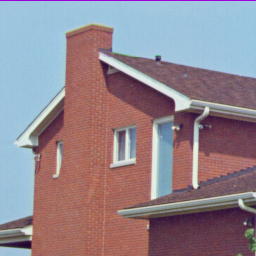
%> input picture house.png, 256 x 256 px
$ octave Demo1.m   (GNU Octave 9; MATLAB toolbox functions it lacks are replaced by stand-ins)
%> lines starting %> are read from the running program, lines starting %| are printed output that depends on the picture
### SVP.m
function SVP_recon = SVP(mask_image,mask,step,k,maxIter,tol)
%
% This code implements the SVP algorithm
%
% More information about SVP can be found in the paper:
%    Meka, Raghu and Jain, Prateek and Dhillon, Inderjit S,
%    "Guaranteed rank minimization via singular value projection",
%    arXiv preprint arXiv:0909.5457, 2009.
%
%
% Inputs:
%    mask_image:  sampled image
%    mask:  sampled set
%    step:  step size
%    k:     the maximum allowable rank
%    maxIter:  the maximum allowable iterations
%    tol:   tolerance of convergence criterion
%
% Outputs:
%    SVP_recon: recovered image, obtained by SVP
%
% Author: Hao Liang
% Last modified by: 21/09/13
%

% Initialization
PICKS = find(mask==1); [nx,ny] = size(mask_image);
X = zeros(nx,ny);

for iter = 1:maxIter

    % Update Y
    Y = X-step*(mask.*X-mask_image);
    Y(PICKS) = mask_image(PICKS);
    Y = abs(Y);

    % Singular value decomposition
    [U,S0,V] = svd(Y,'econ');
    S1 = diag(S0);
    S = S1(1:k,1);  %(1:rank_r,1)

    % Update X
    Xtemp = X; X = U(:,1:k)*diag(S)*(V(:,1:k))';
    X(PICKS) = mask_image(PICKS); X = abs(X);

    % Stopping criteria
    TOLL = norm(X-Xtemp,'fro')/max(norm(X,'fro'),1);
    if TOLL < tol
       break;
    end

end

SVP_recon = X;

end

### SVT.m
function SVT_recon = SVT(mask_image,mask,tao,step,maxIter,tol)
%
% This code implements the SVT algorithm
%
% More information about SVT can be found in the paper:
%    Cai, Jian-Feng and Cand豕s, Emmanuel J and Shen, Zuowei,
%    "A singular value thresholding algorithm for matrix completion",
%    SIAM Journal on optimization, 2010.
%
%
% Inputs:
%    mask_image:  sampled image
%    mask:  sampled set
%    tao:   threshold parameter
%    step:  step size
%    maxIter:  maximum allowable iterations
%    tol:   tolerance of convergence criterion
%
% Outputs:
%    SVT_recon:  recovered image, obtained by SVT
%
% Author: Hao Liang
% Last modified by: 21/09/13
%

% Initialization
X = mask_image;
Y = zeros(size(mask_image));

for i = 1:maxIter

    % Singular value decomposition to update X
    [U,S,V] = svd(Y,'econ');
    S = sign(S).*max(abs(S)-tao,0);
    XTemp = X; X = U*S*V';

    % Update Y
    Y = Y+step*mask.*(mask_image-X);
    Y = mask.*Y;

    % Stopping criteria
    TOLL = norm(mask.*(XTemp-X),'fro')/norm(mask.*X,'fro');
    if TOLL<tol
        break;
    end

end

SVT_recon = X;

end

### Demo1.m
% --------------------- A Demo for Matrix Completion  ---------------------
%
% A simple demo for matrix completion, including the following methods:
%
% -- SVP
% -- SVT
% -- Sp-lp
% -- Sp-lp-new
% -- TNNR
%
% Author: Hao Liang
% Last modified by: 22/03/11
%

%% Experiment setup
clc; clear; close all;

% Load figure
image = imread('house.png'); image = image(:,:,1); img = double(image);
%> further down, image is the input picture: size 256x256x3 uint8; mean R, G, B 146.6, 133, 142
%> after `image = image(:,:,1)`:
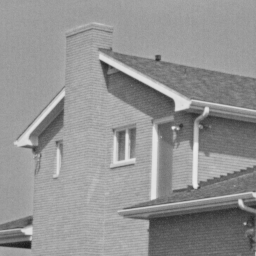
%> image: size 256x256 uint8; min 26, max 234, mean 146.6

% Normalization
xm = min(img(:)); Io = img - xm; img = Io/max(Io(:));
%> after `xm = min(img(:))`: xm = 26
%> after `Io = img - xm`:
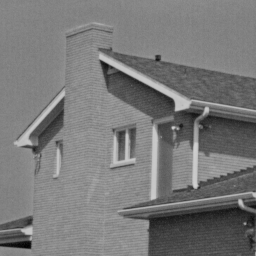
%> Io: size 256x256 double; min 0, max 208, mean 120.6

% Parameters setting
[nx,ny,~] = size(image);
%> nx = 256; ny = 256
tol = 1e-4;      % stopping criteria
maxIter = 1000;  % maximum allowable iterations

% Random mask
mask = zeros(nx,ny); samp_rate = 0.4;  % sampling rate
chosen = randperm(nx*ny,round(samp_rate*nx*ny)); mask(chosen) = 1 ;
%> after `mask(chosen) = 1`:
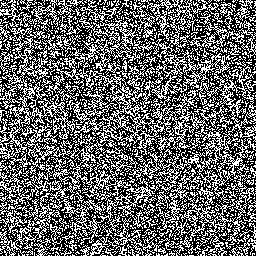
%> mask: size 256x256 double; values 0 (black) and 1 (white), 40% white in thin lines or dots

% Masked image
mask_image = img.*mask;
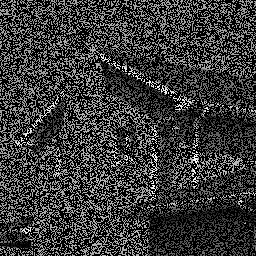
%> mask_image: size 256x256 double; min 0, max 0.995, mean 0.232

%% SVP
step = 1/samp_rate/sqrt(maxIter); k = 10;
SVP_recon = SVP(mask_image,mask,step,k,maxIter,tol);
%> the loop in SVP, `for iter = 1:maxIter` made 187 passes
%> TOLL on passes 2 to 4: 0.205, 0.118, 0.0778
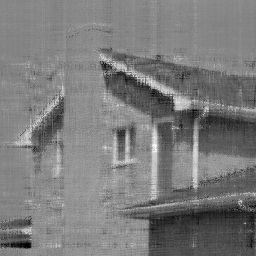
%> SVP_recon: size 256x256 double; min 0.000497, max 1.19, mean 0.58; drawn with min black and max white

%% SVT
tao = sqrt(nx*ny); step = 1.2*samp_rate;
%> after `tao = sqrt(nx*ny)`: tao = 256
SVT_recon = SVT(mask_image,mask,tao,step,maxIter,tol);
%> (the run ends here)
